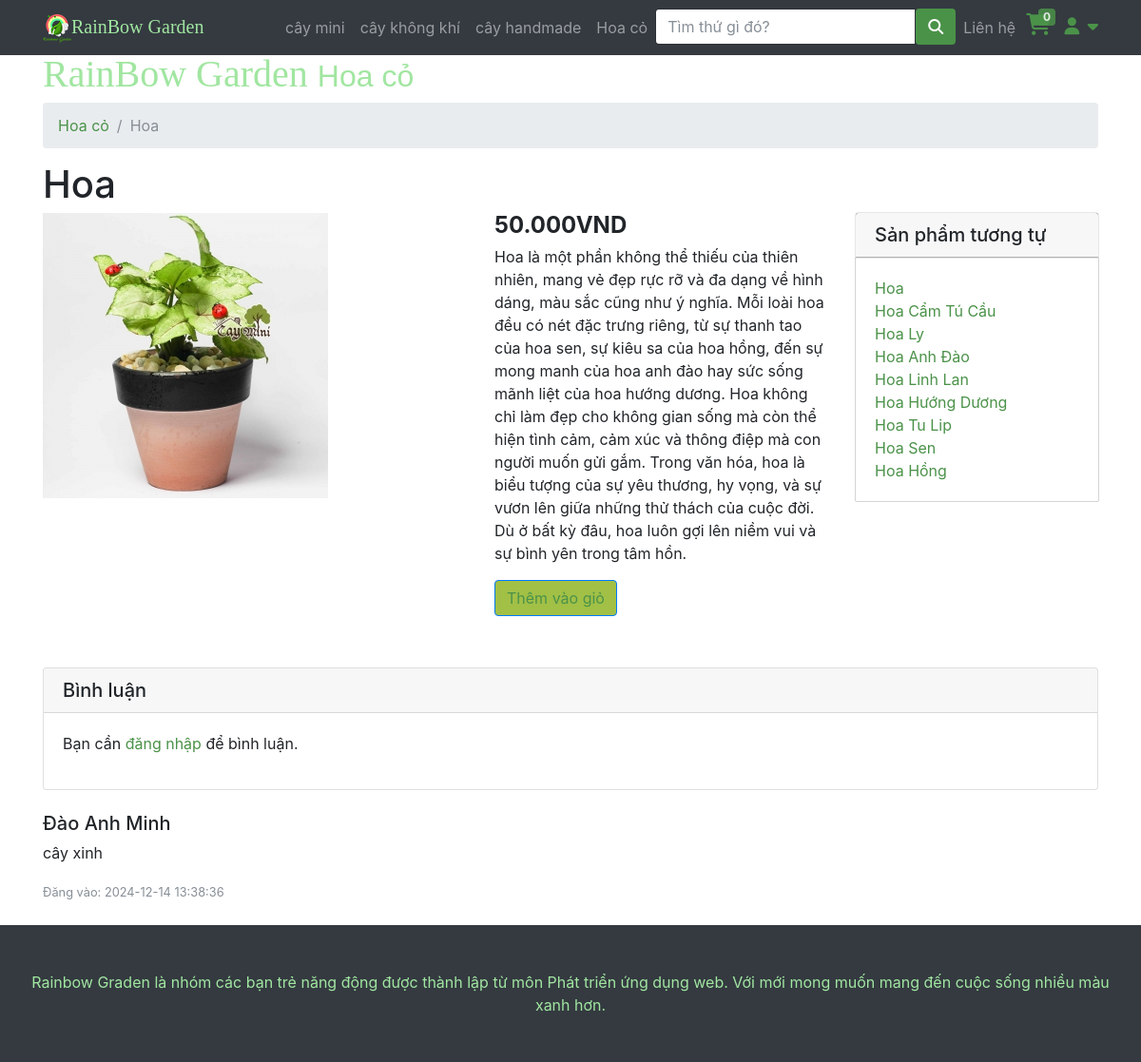
/ChiTietSanPham.php?id=74, run on the app's committed database.
### tables this page shows
CREATE TABLE IF NOT EXISTS `category` (
  `id` int NOT NULL AUTO_INCREMENT,
  `name` varchar(200) DEFAULT NULL,
  `image` varchar(200) NOT NULL,
  PRIMARY KEY (`id`)
);

CREATE TABLE IF NOT EXISTS `product` (
  `id` int NOT NULL AUTO_INCREMENT,
  `name` varchar(200) DEFAULT NULL,
  `saleoff` int DEFAULT NULL,
  `category` int DEFAULT NULL,
  `imagiUrl` varchar(225) DEFAULT NULL,
  `short_descripsion` text,
  `inStock` int DEFAULT '0',
  `isAvailable` tinyint(1) DEFAULT '1',
  PRIMARY KEY (`id`),
  KEY `category` (`category`)
);

CREATE TABLE IF NOT EXISTS `comments` (
  `id` int NOT NULL AUTO_INCREMENT,
  `product_id` int NOT NULL,
  `user_id` int NOT NULL,
  `user_name` varchar(255) NOT NULL,
  `comment_content` text NOT NULL,
  `createdate` datetime DEFAULT CURRENT_TIMESTAMP,
  PRIMARY KEY (`id`),
  KEY `product_id` (`product_id`),
  KEY `user_id` (`user_id`)
);

### php/connectDB.php (called while the page is built, shortened)
<?php
class DataAccessHelper
{
	static $connection;
	public function connect()
	{
		self::$connection = new mysqli(DB_HOST, DB_USER, DB_PASSWORD, DB_NAME, DB_PORT);
		self::$connection->set_charset(DB_CHARSET);
	}
	public function executeQuery($sql)
	{
		return self::$connection->query($sql);
	}
}

### Cart.php (called while the page is built, shortened)
<?php
$count_cart = 0;

### php/model_product.php (called while the page is built, shortened)
<?php
class Product extends DataAccessHelper
{
    static function getProductById($id)
    {
        $sql = self::$connection->prepare("SELECT p.* , activePrice(p.id) as price FROM product p WHERE id = ?");
        $sql->bind_param("i", $id);
        $sql->execute();
        $result = $sql->get_result();
        $items = $result->fetch_assoc();
        return $items;
    }
}

### ChiTietSanPham.php (the view)
<?php
include 'header.php';
$id = isset($_GET['id']) ? intval($_GET['id']) : 0;
$product = Product::getProductById($id);
if ($product) {
  $query3 = $db->executeQuery("SELECT * FROM category  WHERE id= {$product['category']}");
  $category = mysqli_fetch_assoc($query3);
  $query4 = $db->executeQuery("SELECT * FROM product  WHERE category= {$category['id']}");
?>
  <div class="container">
    <h1 class="GreenBrand">RainBow Garden
      <small style="font-family: Arial"><?php echo $category['name']; ?></small>
    </h1>
    <ol class="breadcrumb">
      <li class="breadcrumb-item">
        <a href="loaicay?category= <?php echo $category['id']; ?>"><?php echo $category['name']; ?></a>
      </li>
      <li class="breadcrumb-item active"><?php echo $product['name']; ?></li>
    </ol>
    <h1><?php echo $product['name']; ?></h1>
    <div class="row">
      <div class="col-lg-5">
        <img class="img-fluid" src="<?php echo $product['imagiUrl']; ?>" alt="<?php echo $product['name']; ?>">
      </div>
      <div class="col-lg-4">
        <h4><strong><?php echo number_format($product['price'], 0, ',', '.'); ?>VND</strong></h4>
        <p><?php echo $product['short_descripsion']; ?></p>
        <button type="button" class="btn btn-primary"><a href="?id=<?php echo $product['id'] ?>&add_cart=<?php echo $product['id'] ?>">
            Thêm vào giỏ
          </a></button>
      </div>
      <div class="col-lg-3">
        <h5 class="card-header borsp">Sản phẩm tương tự</h5>
        <div class="card-body borsp">
          <ul class="list-unstyled mb-0">
            <?php
            $result = mysqli_fetch_all($query4, MYSQLI_ASSOC);
            ?>
            <?php foreach ($result as $value) : ?>
              <li>
                <a href="?id=<?php echo $value['id'] ?>"><?php echo $value['name'] ?></a>
              </li>
            <?php endforeach; ?>
          </ul>
        </div>
      </div>
    </div>
    <div class="card my-4">
      <h5 class="card-header">Bình luận</h5>
      <div class="card-body">
        <?php if (isset($_SESSION['account'])): ?>
          <form method="POST" action="add_comment.php">
            <input type="hidden" name="product_id" value="<?php echo $id; ?>">
            <div class="form-group">
              <textarea class="form-control" name="comment_content" rows="3" required></textarea>
            </div>
            <button type="submit" class="btn btn-primary" style="background-color:#4b9249; border-color:#4b9249">Xác nhận</button>
          </form>
        <?php else: ?>
          <p>Bạn cần <a href="login.php">đăng nhập</a> để bình luận.</p>
        <?php endif; ?>
      </div>
    </div>
    <div class="comments-list">
      <?php
      $query_comments = $db->executeQuery("SELECT * FROM comments WHERE product_id = $id ORDER BY createdate DESC");
      if (mysqli_num_rows($query_comments) > 0):
        while ($comment = mysqli_fetch_assoc($query_comments)):
      ?>
          <div class="media mb-4">
            <div class="media-body">
              <h5 class="mt-0"><?php echo htmlspecialchars($comment['user_name']); ?></h5>
              <p><?php echo htmlspecialchars($comment['comment_content']); ?></p>
              <small class="text-muted">Đăng vào: <?php echo $comment['createdate']; ?></small>
            </div>
          </div>
        <?php endwhile;
      else: ?>
        <p>Chưa có bình luận nào.</p>
      <?php endif; ?>
    </div>
  </div>
<?php
} else { ?>
  <h2>Không tìm thấy sản phẩm.</h2>
  <a href="index.php">Trang chủ</a>
<?php }
include "footer.php";
?>

### header.php (shortened to what this page needs)
<?php
include "php/connectDB.php";
include "php/model_product.php";
$db = new DataAccessHelper;
$db->connect();
include('Cart.php');
?>
<!DOCTYPE html>
<html lang="en">
<head>
    <link href="vendor/bootstrap/css/bootstrap.min.css" rel="stylesheet">
    <link href="css/modern-business.css" rel="stylesheet">
    <link href="css/icon-fonts.min.css" rel="stylesheet">
    <link href="css/settings.css" rel="stylesheet">
    <link href="css/grid-and-effects.css" rel="stylesheet">
    <link href="css/custom.css" rel="stylesheet">
    <link href="css/styles.css" rel="stylesheet">
    <link rel="stylesheet" href="https://cdnjs.cloudflare.com/ajax/libs/font-awesome/6.7.1/css/all.min.css">
</head>
<body>
    <nav class="navbar fixed-top navbar-expand-lg navbar-dark bg-dark fixed-top">
        <div class="container">
            <a class="navbar-brand GreenBrand" href="index.php"><img src="img/logobn.png">RainBow Garden</a>
            <div class="collapse navbar-collapse" id="navbarResponsive">
                <ul class="navbar-nav ml-auto">
                    <?php
                    $query = $db->executeQuery("SELECT * FROM category");
                    $result = mysqli_fetch_all($query, MYSQLI_ASSOC);
                    ?>
                    <?php foreach ($result as $value) : ?>
                        <li class="nav-item">
                            <a class="nav-link" href="loaicay?category=<?php echo $value['id'] ?>"><?php echo $value['name'] ?></a>
                        </li>
                    <?php endforeach; ?>
                    <li>
                        <form class="input-with-submit header-search" method="GET">
                            <div class="input-group">
                                <input type="text" class="form-control" placeholder="Tìm thứ gì đó?" name="tukhoa">
                                <span class="input-group-button">
                                    <button class="btn btn-default" style="background-color: #4b9249" type="submit">
                                        <i class="fa fa-search"></i>
                                    </button>
                                </span>
                            </div>
                        </form>
                    </li>
                    <li class="nav-item dropdown">
                        <a class="nav-link" href="lienhe.php">
                            Liên hệ
                        </a>
                    </li>
                    <li style="width: 40px !important; height: 40px; padding-left: 3px;">
                        <span class="my-cart-icon">
                            <span class=" navRbcart">
                                <a href="myCart.php">
                                </a>
                            </span>
                            <span class="badge badge-notify my-cart-badge"><?php echo $count_cart ?></span>
                        </span>
                    </li>
                    <li class="dropdown navRbaccount">
                        <a class=" fn-bran-light" data-toggle="dropdown" href="#">
                            <i class="fa fa-user fa-fw"></i> <i class="fa fa-caret-down"></i>
                        </a>
                    </li>
                </ul>
            </div>
        </div>
    </nav>

### css/modern-business.css (style rules this page uses)
body { padding-top: 54px; }
@media (min-width: 992px) { body { padding-top: 56px; } }

### css/grid-and-effects.css (style rules this page uses)
.container { margin-right: auto; margin-left: auto; padding-left: 15px; padding-right: 15px; }
@media (min-width: 768px) { .container, .row.ig_fullwidth { width: 750px; } }
@media (min-width: 992px) { .container, .row.ig_fullwidth { width: 970px; } }
@media (min-width: 1200px) { .container, .row.ig_fullwidth { width: 1170px; } }
.row { margin-left: -15px; margin-right: -15px; }
.col-xs-1, .col-sm-1, .col-md-1, .col-lg-1, .col-xs-2, .col-sm-2, .col-md-2, .col-lg-2, .col-xs-3, .col-sm-3, .col-md-3, .col-lg-3, .col-xs-4, .col-sm-4, .col-md-4, .col-lg-4, .col-xs-5, .col-sm-5, .col-md-5, .col-lg-5, .col-xs-6, .col-sm-6, .col-md-6, .col-lg-6, .col-xs-7, .col-sm-7, .col-md-7, .col-lg-7, .col-xs-8, .col-sm-8, .col-md-8, .col-lg-8, .col-xs-9, .col-sm-9, .col-md-9, .col-lg-9, .col-xs-10, .col-sm-10, .col-md-10, .col-lg-10, .col-xs-11, .col-sm-11, .col-md-11, .col-lg-11, .col-xs-12, .col-sm-12, .col-md-12, .col-lg-12 { position: relative; min-height: 1px; padding-left: 15px; padding-right: 15px; margin-bottom: 30px; }
@media (min-width: 1200px) { .col-lg-1, .col-lg-2, .col-lg-3, .col-lg-4, .col-lg-5, .col-lg-6, .col-lg-7, .col-lg-8, .col-lg-9, .col-lg-10, .col-lg-11, .col-lg-12 { float: left; } }
@media (min-width: 1200px) { .col-lg-5 { width: 41.66666667%; } }
@media (min-width: 1200px) { .col-lg-4 { width: 33.33333333%; } }
@media (min-width: 1200px) { .col-lg-3 { width: 25%; } }
.collapse { display: none; }
.clearfix:after, .container:after, .container-fluid:after, .row:after { clear: both; content: " "; display: table; }

### css/custom.css (style rules this page uses)
.GreenBrand { color: #a1e6a1 !important; font-family: 'Pacifico', cursive; }
.dropdown { position: relative; display: inline-block; }
.borsp { box-shadow: 0 0 1px 0 black; }
.navRbcart { font-size: 23px !important; color: white; position: relative; }
.badge-notify { background:#4b9249; opacity: 0.85; position:relative; top: -40px; left: 13px; }
.navRbaccount { padding-top: 5px; font-size: 18px; }

### css/styles.css (style rules this page uses)
.btn-primary, .btn-primary:active, .btn-primary:focus, .btn-primary:active:focus, .btn-primary:hover, .wpcf7-submit, span.wpcf7-list-item, button, .navbar-toggle, input[type='button'], input[type='reset'], input[type='submit'], .jumbotron .carousel-indicators li.active, .post-item .vertical-center span, .post-item .label-wrap .label, .testimonials .testimonial-control, .testimonials .testimonial-control:first-of-type::before, .testimonials .testimonial-control:last-of-type::before, .cta-button, .brochure-box, .project-navigation a, .pagination a.current, .pagination span.current, .sidebar .widget.widget_nav_menu .menu li:hover, .sidebar .widget.widget_nav_menu .menu li.current-menu-item a, .sidebar .widget.widget_nav_menu .menu li a:hover, .panel-group .panel .panel-heading .accordion-toggle[aria-expanded="true"] { background-color: #a2c046; color: #ffffff; }
.fa { display: inline-block; font: normal normal normal 14px/1 FontAwesome; font-size: inherit; text-rendering: auto; -webkit-font-smoothing: antialiased; -moz-osx-font-smoothing: grayscale; }

### header.php (style rules this page uses)
a { color: #4b9249; }

### data on the page
category: name "cây mini"
category: name "cây không khí"
category: name "cây handmade"
category: name "Hoa cỏ"
product: name "Hoa", imagiUrl (picture), short_descripsion "Hoa là một phần không thể thiếu của thiên nhiên, mang vẻ đẹp rực rỡ và đa dạng về hình dáng, màu sắc cũng như ý nghĩa. Mỗi loài hoa đều có nét đặc trưng riêng, từ sự thanh tao của hoa sen, sự kiêu sa của hoa hồng, đến sự mong manh của hoa anh đào hay sức sống mãnh liệt của hoa hướng dương. Hoa không chỉ làm đẹp cho không gian sống mà còn thể hiện tình cảm, cảm xúc và thông điệp mà con người muốn gửi gắm. Trong văn hóa, hoa là biểu tượng của sự yêu thương, hy vọng, và sự vươn lên giữa những thử thách của cuộc đời. Dù ở bất kỳ đâu, hoa luôn gợi lên niềm vui và sự bình yên trong tâm hồn."
product: name "Hoa Cẩm Tú Cầu"
product: name "Hoa Ly"
product: name "Hoa Anh Đào"
product: name "Hoa Linh Lan"
product: name "Hoa Hướng Dương"
product: name "Hoa Tu Lip"
product: name "Hoa Sen"
product: name "Hoa Hồng"
comments: user_name "Đào Anh Minh", comment_content "cây xinh", createdate "2024-12-14 13:38:36"

### other printed values
$count_cart "0"
$product['price'] "50.000"
